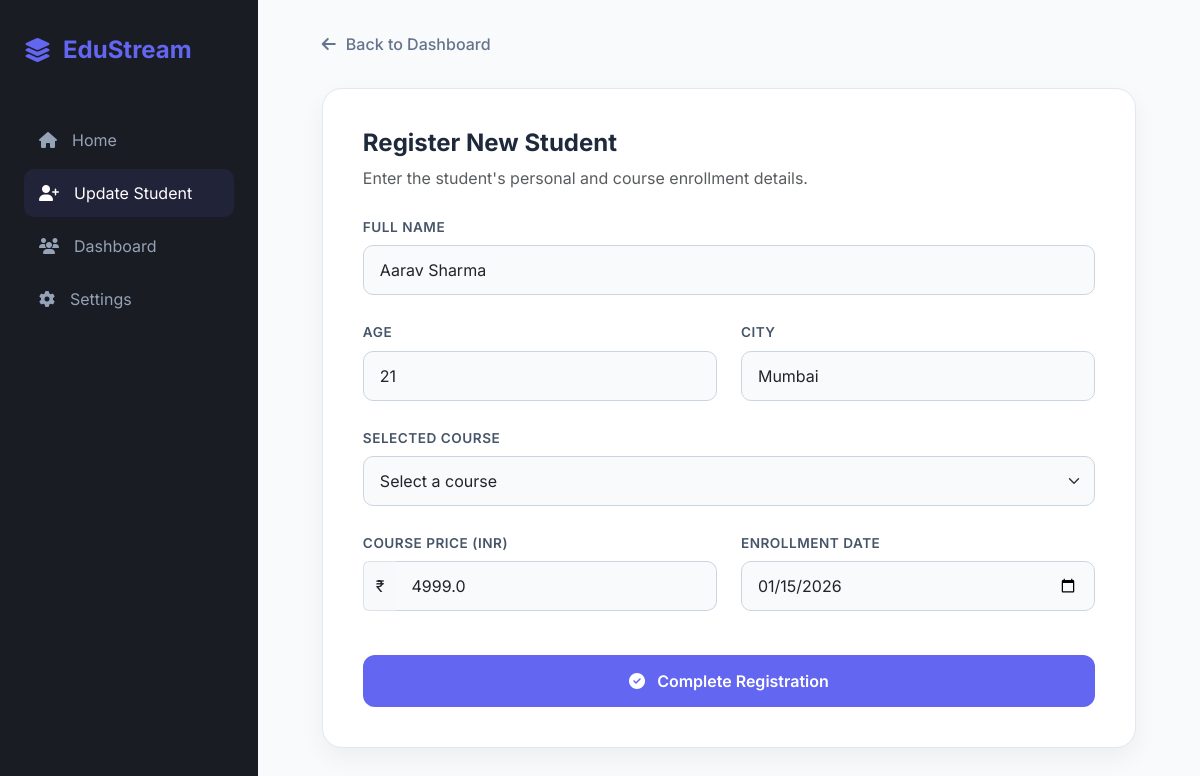
The page /update/8/ on the database its author committed.
### app1/models.py (models this page shows)
class Student(models.Model):
    name = models.CharField(max_length=100)
    age = models.IntegerField()
    city = models.CharField(max_length=100)
    COURSE_CHOICES = (
        ('python', 'Python'),
        ('django', 'Django'),
        ('react', 'React'),
        ('javescript', 'JavaScript'),
        ('java', 'Java'),
        ('c++', 'C++'),
    )
    course = models.CharField(max_length=100, choices=COURSE_CHOICES)
    price = models.FloatField()
    date = models.DateField()

### app1/views.py (the view, shortened to what this page needs)
# urls.py: path('update/<int:id>/', update_student, name='update_student'),
def update_student(request, id):
    obj = Student.objects.get(id=id)
    return render( request, 'app1/update.html', {'student': obj})

### app1/templates/app1/update.html (shortened to what this page needs)
<!DOCTYPE html>
<html lang="en">
<head>
    <link href="https://cdn.jsdelivr.net/npm/bootstrap@5.3.0/dist/css/bootstrap.min.css" rel="stylesheet">
    <link rel="stylesheet" href="https://cdnjs.cloudflare.com/ajax/libs/font-awesome/6.4.0/css/all.min.css">
</head>
<body>
    <aside class="sidebar">
        <a href="#" class="brand-logo">
            <i class="fas fa-layer-group"></i>
            <span>EduStream</span>
        </a>
        <nav>
            <a href="{% url 'home' %}" class="nav-link"><i class="fas fa-home"></i> Home</a>
            <a href="{% url 'add' %}" class="nav-link active"><i class="fas fa-user-plus"></i> Update
                Student</a>
            <a href="{% url 'dashboard' %}" class="nav-link"><i class="fas fa-users"></i> Dashboard</a>
            <a href="#" class="nav-link"><i class="fas fa-cog"></i> Settings</a>
        </nav>
    </aside>
    <main class="main-content">
        <a href="{% url 'dashboard' %}" class="header-action">
            <i class="fas fa-arrow-left"></i> Back to Dashboard
        </a>
        <div class="form-card">
            <div class="mb-4">
                <h2 class="section-title">Register New Student</h2>
                <p class="text-muted">Enter the student's personal and course enrollment details.</p>
            </div>
            <form action="#" method="POST">
                <div class="row g-4">
                    <div class="col-md-12">
                        <label class="form-label">Full Name</label>
                        <input type="text" class="form-control" name="name" placeholder="e.g. Rahul Sharma" required
                            value="{{ student.name }}">
                    </div>
                    <div class="col-md-6">
                        <label class="form-label">Age</label>
                        <input type="number" class="form-control" name="age" placeholder="Age" required
                            value="{{ student.age }}">
                    </div>
                    <div class="col-md-6">
                        <label class="form-label">City</label>
                        <input type="text" class="form-control" name="city" placeholder="City" required
                            value="{{ student.city }}">
                    </div>
                    <div class="col-md-12">
                        <label class="form-label">Selected Course</label>
                        <select class="form-select" name="course" required value="{{ student.course }}">
                            <option value="" selected disabled>Select a course</option>
                        </select>
                    </div>
                    <div class="col-md-6">
                        <label class="form-label">Course Price (INR)</label>
                        <div class="input-group">
                            <span class="input-group-text bg-light border-end-0">₹</span>
                            <input type="number" step="0.01" class="form-control border-start-0" name="price"
                                placeholder="0.00" required value="{{ student.price }}">
                        </div>
                    </div>
                    <div class="col-md-6">
                        <label class="form-label">Enrollment Date</label>
                        <input type="date" class="form-control" name="date" required
                            value="{{ student.date|date:'Y-m-d' }}">
                    </div>
                </div>
                <div class="row mt-4">
                    <div class="col-md-12">
                        <button type="submit" class="btn btn-save">
                            <i class="fas fa-check-circle me-2"></i> Complete Registration
                        </button>
                    </div>
                </div>
            </form>
        </div>
    </main>
</body>
</html>

### app1/templates/app1/update.html (style rules this page uses)
:root { --sidebar-bg: #1a1c23; --accent-color: #6366f1; --body-bg: #f8fafc; }
body { font-family: 'Inter', sans-serif; background-color: var(--body-bg); margin: 0; display: flex; height: 100vh; overflow: hidden; }
.sidebar { width: 280px; background-color: var(--sidebar-bg); color: white; display: flex; flex-direction: column; padding: 2rem 1.5rem; }
.brand-logo { font-size: 1.5rem; font-weight: 700; margin-bottom: 3rem; display: flex; align-items: center; gap: 12px; color: var(--accent-color); text-decoration: none; }
.nav-link { color: #94a3b8; text-decoration: none; padding: 12px 15px; border-radius: 10px; display: flex; align-items: center; gap: 15px; transition: 0.3s; margin-bottom: 5px; }
.nav-link:hover, .nav-link.active { background: rgba(99, 102, 241, 0.1); color: white; }
.main-content { flex-grow: 1; padding: 2rem 4rem; overflow-y: auto; }
.form-card { background: white; border-radius: 20px; border: 1px solid #e2e8f0; box-shadow: 0 10px 25px rgba(0, 0, 0, 0.05); max-width: 900px; margin: 0 auto; padding: 2.5rem; }
.section-title { font-weight: 700; font-size: 1.5rem; color: #1e293b; margin-bottom: 0.5rem; }
.form-label { font-weight: 600; font-size: 0.85rem; color: #475569; text-transform: uppercase; letter-spacing: 0.5px; margin-bottom: 8px; }
.form-control, .form-select { padding: 12px 16px; border-radius: 10px; border: 1px solid #cbd5e1; background-color: #f8fafc; transition: all 0.2s; }
.btn-save { background-color: var(--accent-color); color: white; padding: 14px 30px; border-radius: 12px; font-weight: 600; border: none; width: 100%; margin-top: 20px; transition: 0.3s; }
.header-action { display: flex; align-items: center; gap: 10px; margin-bottom: 2rem; color: #64748b; text-decoration: none; font-weight: 500; }

### rows shown on the page
Student: name "Aarav Sharma", age "21", city "Mumbai", price "4999.0", date "01/15/2026"
